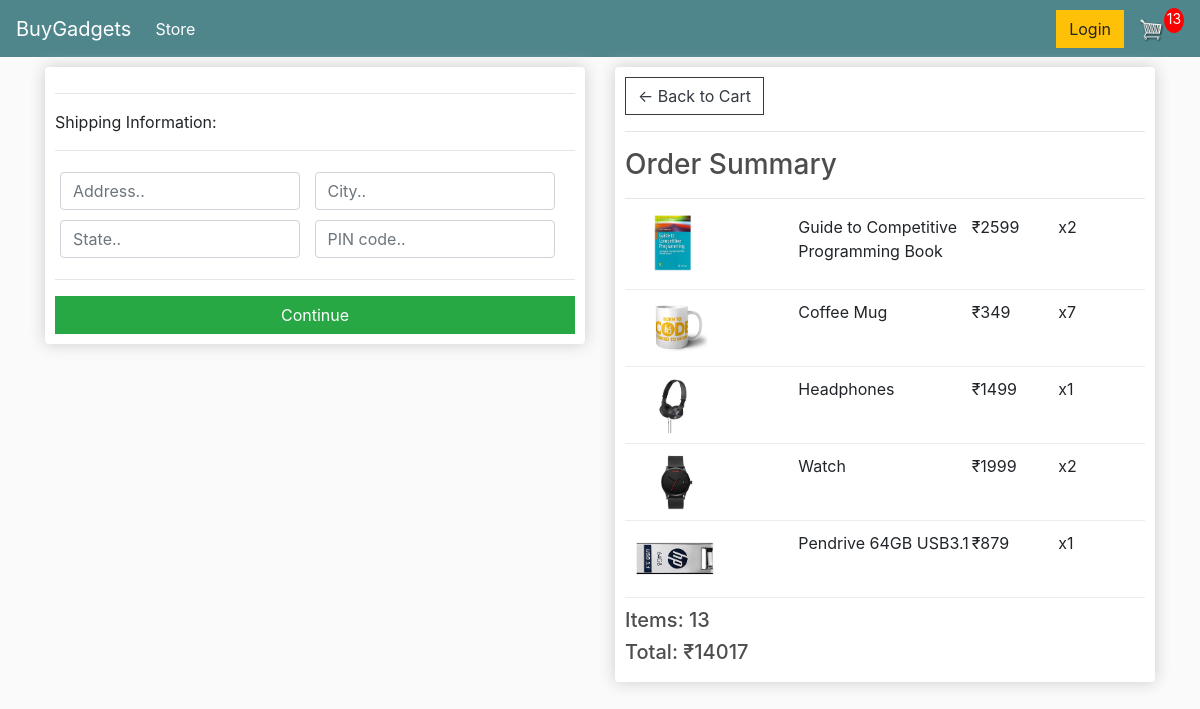
/checkout/ (signed in), run on an earlier commit of the app's database.
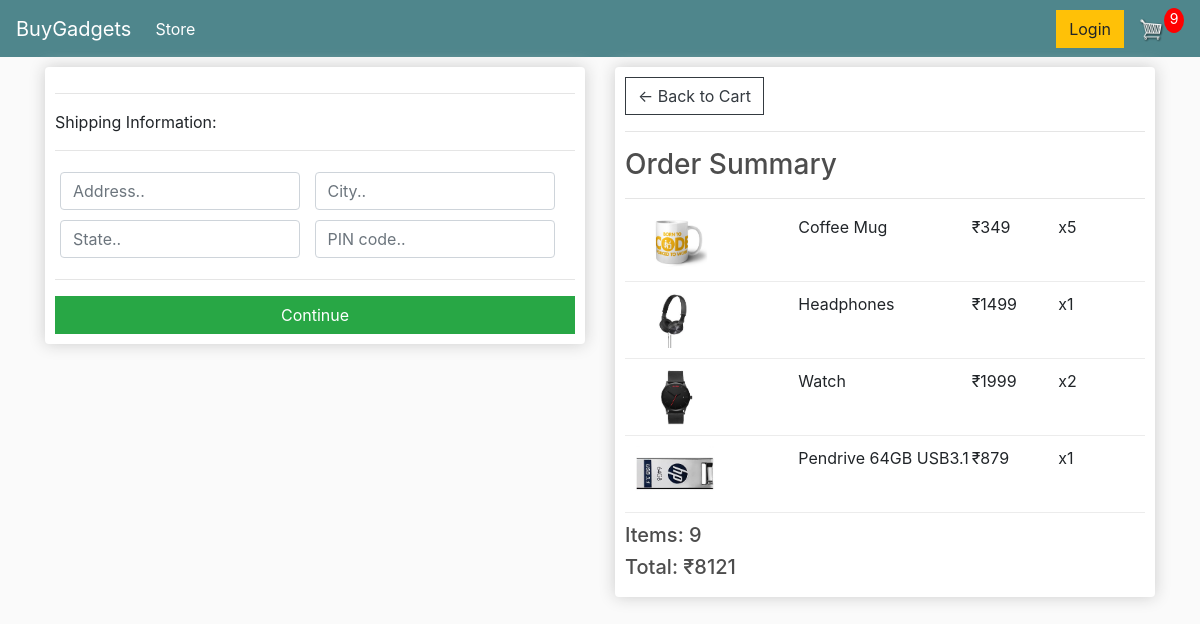
And on a later commit of the database.
### store/models.py (models this page shows, shortened)
class OrderItem(models.Model):
    product = models.ForeignKey(Product, on_delete=models.SET_NULL, null=True)
    order = models.ForeignKey(Order, on_delete=models.SET_NULL, null=True)
    quantity = models.IntegerField(default=0, null=True, blank=True)
    date_added = models.DateTimeField(auto_now_add=True)
    @property
    def get_total(self):
        total = self.product.price * self.quantity
        return total

class Product(models.Model):
    name = models.CharField(max_length=200)
    price = models.FloatField()
    digital = models.BooleanField(default=False, null=True, blank=True)
    image = models.ImageField(null=True, blank=True)
    @property
    def imageURL(self):
        try:
            url = self.image.url
        except:
            url = ""
        return url

class Order(models.Model):
    customer = models.ForeignKey(Customer, on_delete=models.SET_NULL, null=True, blank=True)
    date_ordered = models.DateTimeField(auto_now_add=True)
    complete = models.BooleanField(default=False)
    transaction_id = models.CharField(max_length=100, null=True)
    @property
    def shipping(self):
        orderitems = self.orderitem_set.all()
        shipping = False
        for i in orderitems:
            if i.product.digital == False:
                shipping = True
        return shipping
    @property
    def get_cart_total(self):
        orderitems = self.orderitem_set.all()
        total = sum([item.get_total for item in orderitems])
        return total
    @property
    def get_cart_items(self):
        orderitems = self.orderitem_set.all()
        total = sum([item.quantity for item in orderitems])
        return total

### store/views.py (the view)
# urls.py: path('checkout/', views.checkout, name='checkout'),
def checkout(request):
    if request.user.is_authenticated:
        customer = request.user.customer
        order, created = Order.objects.get_or_create(customer=customer, complete=False)
        items = order.orderitem_set.all()
        cartItems = order.get_cart_items
    else:
        items = []
        order = {'get_cart_total': 0, 'get_cart_items': 0, 'shipping': False}
        cartItems = order['get_cart_items']
    context = {'items': items, 'order': order, 'cartItems': cartItems}
    return render(request, 'store/checkout.html', context)

### store/templates/store/checkout.html (shortened to what this page needs)
{% extends 'store/main.html' %}
{% load static %}
{% block content %}
    <div class="row">
        <div class="col-lg-6">
            <div class="box-element" id="form-wrapper">
                <form id="form">
                    <div id="shipping-info">
                        <hr>
                        <p>Shipping Information:</p>
                        <hr>
                        <div class="form-field">
                            <input required class="form-control" type="text" name="address" placeholder="Address..">
                        </div>
                        <div class="form-field">
                            <input required class="form-control" type="text" name="city" placeholder="City..">
                        </div>
                        <div class="form-field">
                            <input required class="form-control" type="text" name="state" placeholder="State..">
                        </div>
                        <div class="form-field">
                            <input required class="form-control" type="text" name="zipcode" placeholder="PIN code..">
                        </div>
                    </div>
                    <hr>
                    <input id="form-button" class="btn btn-success btn-block" type="submit" value="Continue">
                </form>
            </div>
            <br>
        </div>
        <div class="col-lg-6">
            <div class="box-element">
                <a class="btn btn-outline-dark" href="{% url 'cart' %}">&#x2190; Back to Cart</a>
                <hr>
                <h3>Order Summary</h3>
                <hr>
                {% for item in items %}
                    <div claSS="cart-row">
                        <div style="flex:2"><img class="row-image" src="{{ item.product.imageURL }}"></div>
                        <div style="flex:2"><p>{{ item.product.name }}</p></div>
                        <div style="flex:1"><p>₹{{ item.product.price| floatformat:0 }}</p></div>
                        <div style="flex:1"><p>x{{ item.quantity }}</p></div>
                    </div>
                {% endfor %}
                <h5>Items: {{ order.get_cart_items }}</h5>
                <h5>Total: ₹{{ order.get_cart_total| floatformat:0 }}</h5>
            </div>
        </div>
    </div>
{% endblock content %}

What changed in the data, as far as the page shows it:
removed OrderItem: product.imageURL (picture), product.name "Guide to Competitive Programming Book", product.price "2599", quantity "2"
changed OrderItem "Coffee Mug": quantity "7" → "5"
changed through a linked row, Order: get_cart_items "13" → "9"; get_cart_total "14017" → "8121"
Also different on the page:
{{ cartItems }}: "13" → "9"
